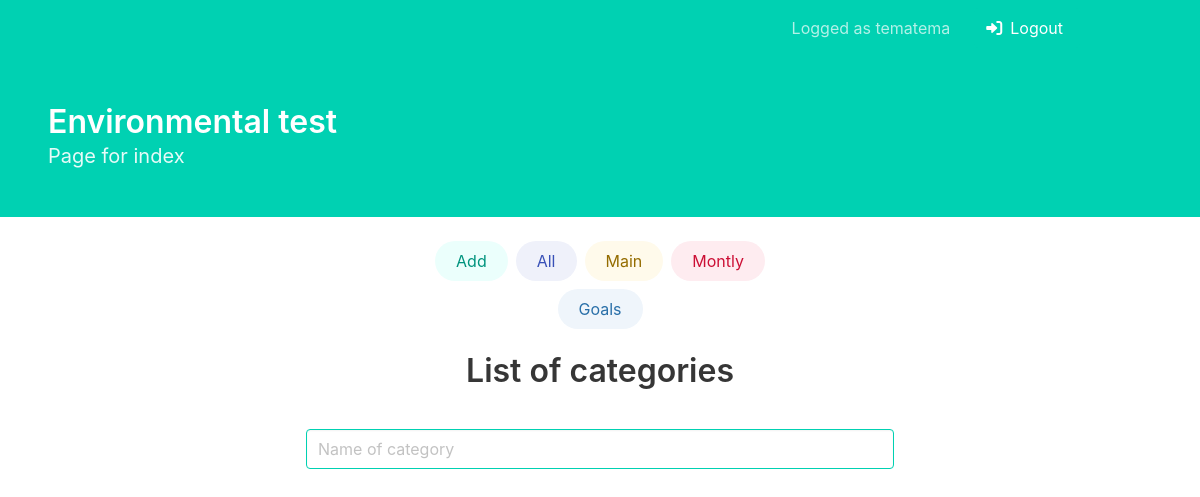
/expenses/categories (signed in), run on an earlier commit of the app's database.
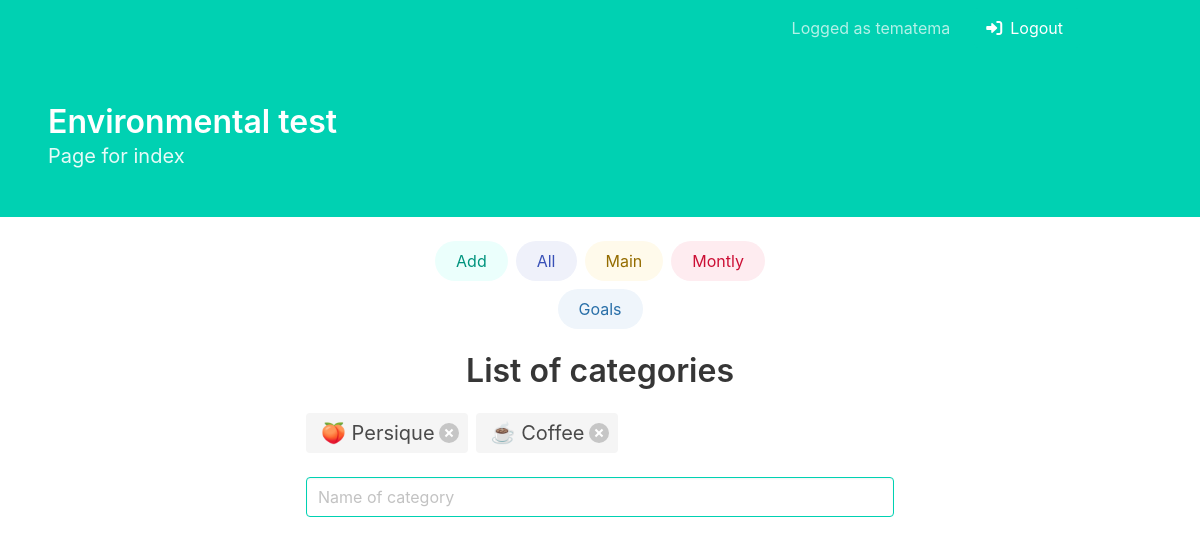
And on a later commit of the database.
### expenses/models.py (models this page shows)
class Categories(models.Model):
    name = models.CharField(max_length=20)
    def __str__(self):
        return self.name

### expenses/views.py (the view)
# urls.py: path('categories', views.view_add_categories, name='view_add_categories'),
@login_required
def view_add_categories(request):
    categories = Categories.objects.all()
    if request.method == "POST":
        form = CategoryAddForm(request.POST)
        if form.is_valid():
            category = form.save(commit=False)
            category.save()
    else:
        form = CategoryAddForm()
    return render(request, 'categories.html', {'form': form, 'categories': categories, 'date': CURRENT_DATE})

### expenses/forms.py
class CategoryAddForm(forms.ModelForm):
    class Meta:
        model = Categories
        fields = ('name',)

### expenses/templates/categories.html (shortened to what this page needs)
{% extends 'base.html' %}
{% block subtitle_hero %}
    Page for index
{% endblock subtitle_hero %}
{% block content %}
    <div class="block">
        <center>
            <h1 class="title">List of categories</h1>
        </center>
    </div>
    <div class="tags are-large">
        {% for category in categories %}
        <form class="tag" method="get" action={% url 'delete_category' category.id %}>
            {{ category }}
            <button class="delete"></button>
        </form>
        {% endfor %}
    </div>
    <div class="block">
        <form method="POST" class="post-form">
            <div class="block">
                <div class="field">
                    <p class="control">
                        <input class="input is-primary"
                        type="text"
                        name="name"
                        placeholder="Name of category"
                        required
                        id="{{ form.name.id_for_label }}">
                    </p>
                </div>
            </div>
        </form>
    </div>
    {% endblock content %}

What changed in the data, as far as the page shows it:
added Categories: name "🍑 Persique"
added Categories: name "☕ Coffee"
